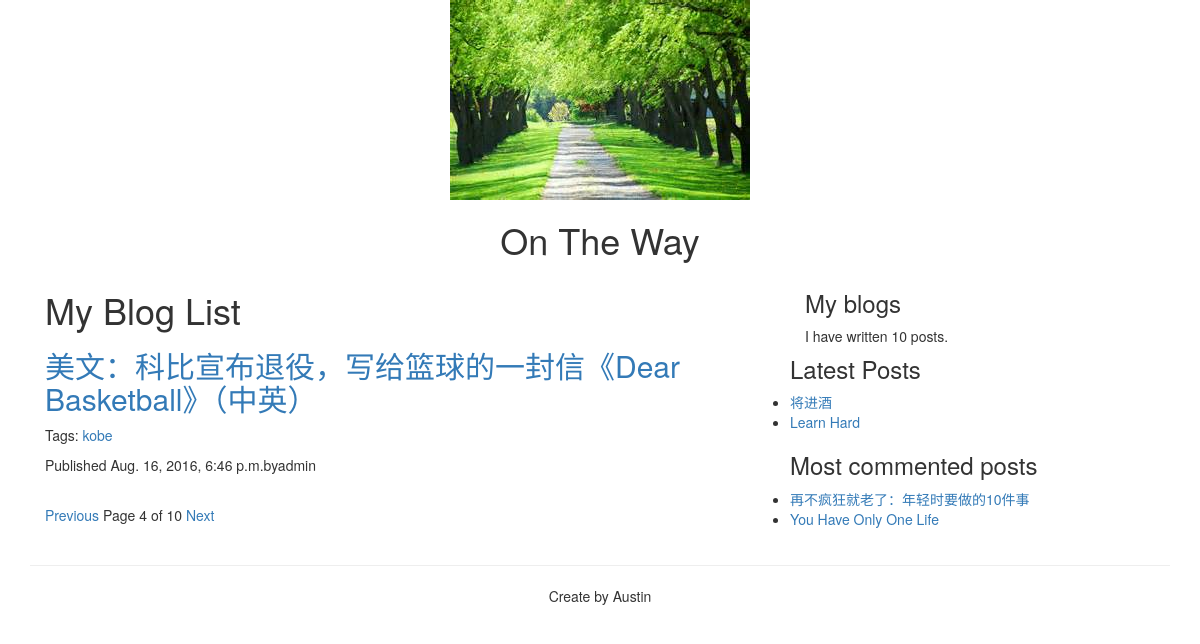
The app's page /blog/?page=4 with its own data.
### blog/models.py (models this page shows, shortened)
class Post(models.Model):
    STATUS_CHOICE = (("draft", "DRAFT"), ("published", "PUBLISHED"),)
    title = models.CharField(max_length=250)
    slug = models.SlugField(max_length=250, unique_for_date="published")
    author = models.ForeignKey(User, related_name="blog_posts")
    body = models.TextField()
    published = models.DateTimeField(default=timezone.now)
    created = models.DateTimeField(auto_now_add=True)
    updated = models.DateTimeField(auto_now=True)
    status = models.CharField(max_length=10, choices=STATUS_CHOICE, default="draft")
    tags = TaggableManager()
    def get_absolute_url(self):
        return reverse('blog:post_detail', args=[self.published.year, self.published.strftime('%m'), self.published.strftime('%d'), self.slug])
    class Mate:
        ordering = ("-published",)

### blog/views.py (the view)
# urls.py: url(r'^tag/(?P<tag_slug>[-\w]+)/$', views.post_list, name='post_list_tag'),
def post_list(request, tag_slug=None):
    object_list = Post.objects.filter(status="published")
    tag = None
    if tag_slug:
        tag = get_object_or_404(Tag, slug=tag_slug)
        object_list = object_list.filter(tags__in=[tag])
    paginator = Paginator(object_list, 1)
    page = request.GET.get('page')
    try:
        current_page = paginator.page(page)
        posts = current_page.object_list
    except PageNotAnInteger:
        current_page = paginator.page(1)
        posts = current_page.object_list
    except EmptyPage:
        current_page = paginator.page(paginator.num_pages)
        posts = current_page.object_list
    return render(request, 'blog/post/list.html', {'posts':posts, "page":current_page, "tag": tag})

### blog/templatetags/blog_tags.py (called while the page is built)
@register.simple_tag
def total_posts():
	return Post.objects.filter(status="published").count()

@register.inclusion_tag('blog/post/latest_posts.html')
def latest_posts(count):
    posts = Post.objects.filter(status="published").order_by("-published")[:count]
    return {'latest_posts':posts}

@register.simple_tag
def most_commented_posts(count=2):
	all_post = Post.objects.filter(status="published")
	most_comments = all_post.annotate(total_comments=Count("comments")).order_by("-total_comments")[:count]
	return most_comments

### blog/templates/blog/post/list.html (shortened to what this page needs)
{% extends "blog/base.html" %}
{% load blog_tags %}
{% block content %}
<article class="col-xs-12 col-md-8">
<h1>My Blog List</h1>
  {% for post in posts %}
  <h2><a href="{{ post.get_absolute_url }}">{{ post.title }}</a></h2>
  <p>
	Tags:
	  {% for tag in post.tags.all %}
	    <a href="{% url 'blog:post_list_tag' tag.slug %}">{{ tag.name }}</a>
	  {% endfor %}
  </p>
  <p>Published {{ post.published }}by{{ post.author }}</p>
  {% endfor %}
  {% include 'blog/post/pagination.html' %}
</article>
<aside class="col-xs-6 col-md-4">
  <h3>My blogs</h3>
  <p>I have written {% total_posts %} posts.</p>
</aside>
<h3>Latest Posts</h3>
{% latest_posts 2 %}
<h3>Most commented posts</h3>
{% most_commented_posts as comments %}
<ul>
  {% for post in comments %}
  <li><a href="{{ post.get_absolute_url }}">{{ post.title }}</a></li>
  {% endfor %}
 </ul>
{% endblock %}

### blog/templates/blog/post/latest_posts.html
<ul>
  {% for post in latest_posts %}
  <li><a href="{{ post.get_absolute_url }}">{{ post.title }}</a></li>
  {% endfor %}
 </ul>

### records on screen
Post: title "美文：科比宣布退役，写给篮球的一封信《Dear Basketball》（中英）", published "Aug. 16, 2016, 6:46 p.m.", author "admin"
Tag: name "kobe"
Post: title "将进酒"
Post: title "Learn Hard"
Post: title "再不疯狂就老了：年轻时要做的10件事"
Post: title "You Have Only One Life"

### other values on screen
{{ page.number }} "4"
{{ page.paginator.num_pages }} "10"
